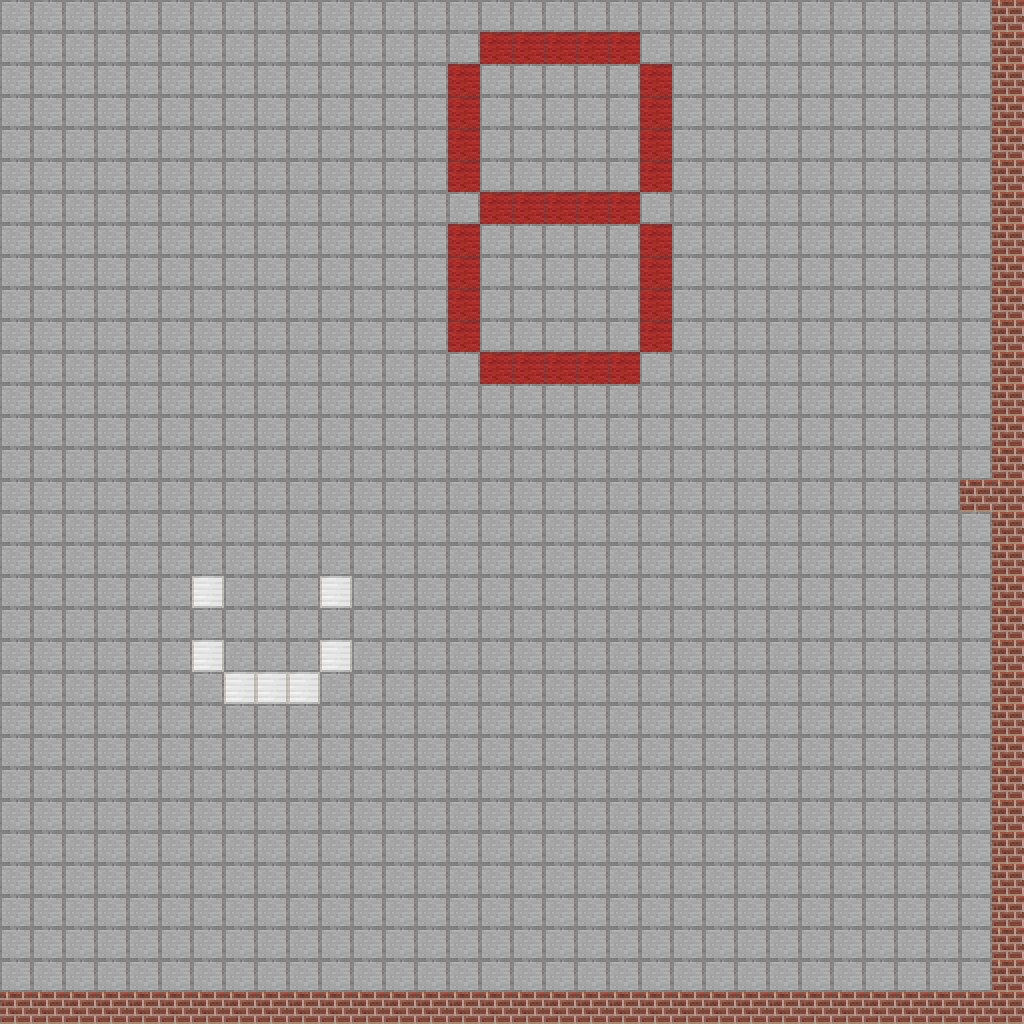

Tiled map render using the project's own tile images. Description and the map definition, with tile-layer contents summarised, below:
An orthogonal 32x32 tile map with 32x32 px tiles, 2 tile layers (Tile Layer 1, wall).

<map version="1.2" tiledversion="1.3.2" orientation="orthogonal" renderorder="right-down" compressionlevel="0" width="32" height="32" tilewidth="32" tileheight="32" infinite="0" nextlayerid="6" nextobjectid="5">
 <tileset firstgid="1" source="tilemap2.tsx" />
 <layer id="1" name="Tile Layer 1" width="32" height="32">
  <properties>
   <property name="collidable" value="no" />
  </properties>
  <data>[1024 cells, 1024 non-empty, 3 distinct tile ids]</data>
 </layer>
 <layer id="5" name="wall" width="32" height="32">
  <properties>
   <property name="collidable" value="yes" />
  </properties>
  <data>[1024 cells, 64 non-empty, 1 distinct tile ids]</data>
 </layer>
</map>
